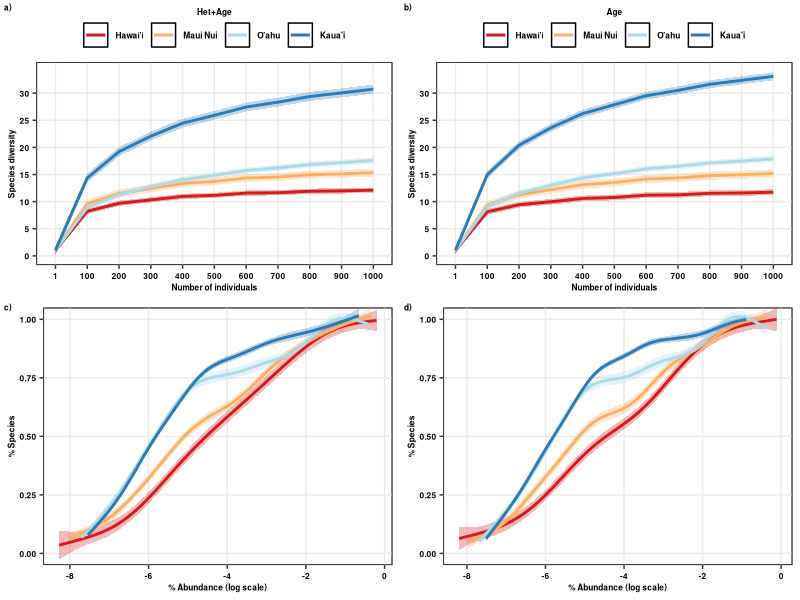

This chart was generated by the following R code:
###############
# All natives #
# 9 plots #####
###############

require(tidyr)
require(dplyr)
require(ggplot2)
require(grid)
require(reshape2)
library(rms)

##################
# Scenario 2 #####
##################

SACs_2<-read.csv("Cleaned_Data/Scen2_Natives_9plots_SACs_GAMMestimates.csv")

RAD_2<-read.csv("Cleaned_Data/Scen2_Natives_9plots_RAD_GAMMestimates.csv")

##################
# Scenario 3 #####
##################

SACs_3<-read.csv("Cleaned_Data/Scen3_Natives_9plots_SACs_GAMMestimates.csv")

RAD_3<-read.csv("Cleaned_Data/Scen3_Natives_9plots_RAD_GAMMestimates.csv")

##################
# SACs ###########
##################

#Scenario 2

SACs_2$m<-as.factor(SACs_2$m)

SACs_2$geo_entity2<-as.character(SACs_2$geo_entity2)
SACs_2$geo_entity2<-ifelse(SACs_2$geo_entity2=="Hawai'i Island","Hawai'i",SACs_2$geo_entity2)
SACs_2$geo_entity2<-ifelse(SACs_2$geo_entity2=="Kaua'i Island","Kaua'i",SACs_2$geo_entity2)
SACs_2$geo_entity2<-ifelse(SACs_2$geo_entity2=="O'ahu Island","O'ahu",SACs_2$geo_entity2)
SACs_2$geo_entity2<-as.factor(SACs_2$geo_entity2)

SACs_2$geo_entity2<-as.factor(SACs_2$geo_entity2)
SACs_2$geo_entity2<-factor(SACs_2$geo_entity2,levels=c("Hawai'i","Maui Nui","O'ahu","Kaua'i"))

SACs_22<-ggplot(SACs_2,aes(x=m,y=fit,group=geo_entity2,color=geo_entity2))+ 
  #geom_point(position = position_jitter(w = 0.02, h = 0),size=0.5,alpha=0.2)+
  geom_ribbon(data=SACs_2,aes(ymin=lwrS,ymax=uprS,fill=geo_entity2), alpha = 0.3,colour="transparent")+
  geom_line(data=SACs_2,aes(x=m,y=fit,group=geo_entity2,color=geo_entity2),size=1)+
  #geom_smooth(data=SACs_2,aes(x=m,y=qD_pred,group=geo_entity2,color=geo_entity2),size=1,se=FALSE,method="gam",formula=y~s(x))+
  scale_y_continuous(breaks=c(0,5, 10, 15, 20,25,30))+
  scale_colour_manual(values=c("#d7191c","#fdae61","#abd9e9","#2c7bb6"))+
  scale_fill_manual(values=c("#d7191c","#fdae61","#abd9e9","#2c7bb6"))+
  coord_cartesian(ylim=c(0,34))+
  
  ylab("Species diversity")+xlab("Number of individuals")+
  guides(colour=guide_legend(title="Het+Age",title.position = "top"),fill="none")+
  
  theme_bw()+theme(legend.position="top", axis.title.y=element_text(colour="black",face="bold",size=6),
                   axis.title.x=element_text(colour="black",face="bold",size=6),
                   axis.text.x=element_text(colour=c("black"),face="bold",size=6),
                   axis.text.y=element_text(colour=c("black"),face="bold",size=6),
                   legend.text=element_text(colour=c("black"),face="bold",size=6),
                   legend.title = element_text(colour=c("black"),face="bold",size=6),
                   legend.title.align = 0.5,
                   legend.margin =margin(t=0, r=0, b=0, l=0, unit="cm"),
                   panel.background =element_rect(fill="transparent",colour="black"),panel.grid.minor=element_blank())


#Scenario 3

SACs_3$m<-as.factor(SACs_3$m)

SACs_3$geo_entity2<-as.character(SACs_3$geo_entity2)
SACs_3$geo_entity2<-ifelse(SACs_3$geo_entity2=="Hawai'i Island","Hawai'i",SACs_3$geo_entity2)
SACs_3$geo_entity2<-ifelse(SACs_3$geo_entity2=="Kaua'i Island","Kaua'i",SACs_3$geo_entity2)
SACs_3$geo_entity2<-ifelse(SACs_3$geo_entity2=="O'ahu Island","O'ahu",SACs_3$geo_entity2)
SACs_3$geo_entity2<-as.factor(SACs_3$geo_entity2)

SACs_3$geo_entity2<-as.factor(SACs_3$geo_entity2)
SACs_3$geo_entity2<-factor(SACs_3$geo_entity2,levels=c("Hawai'i","Maui Nui","O'ahu","Kaua'i"))


SACs_33<-ggplot(SACs_3,aes(x=m,y=qD,group=geo_entity2,color=geo_entity2))+ 
  geom_ribbon(data=SACs_3,aes(ymin=lwrS,ymax=uprS,fill=geo_entity2), alpha = 0.3,colour="transparent")+
  geom_line(data=SACs_3,aes(x=m,y=fit,group=geo_entity2,color=geo_entity2),size=1)+
  #geom_smooth(data=SACs_2,aes(x=m,y=qD_pred,group=geo_entity2,color=geo_entity2),size=1,se=FALSE,method="gam",formula=y~s(x))+
  scale_y_continuous(breaks=c(0,5, 10, 15, 20,25,30))+
  scale_colour_manual(values=c("#d7191c","#fdae61","#abd9e9","#2c7bb6"))+
  scale_fill_manual(values=c("#d7191c","#fdae61","#abd9e9","#2c7bb6"))+
  ylab("Species diversity")+xlab("Number of individuals")+
  #scale_color_npg()+
  coord_cartesian(ylim=c(0,34))+
  guides(colour=guide_legend(title="Age",title.position = "top"), fill="none")+
  theme_bw()+theme(legend.position="top", axis.title.y=element_text(colour="black",face="bold",size=6),
                   axis.title.x=element_text(colour="black",face="bold",size=6),
                   axis.text.x=element_text(colour=c("black"),face="bold",size=6),
                   axis.text.y=element_text(colour=c("black"),face="bold",size=6),
                   legend.text=element_text(colour=c("black"),face="bold",size=6),
                   legend.title = element_text(colour=c("black"),face="bold",size=6),
                   legend.title.align = 0.5,
                   legend.margin =margin(t=0, r=0, b=0, l=0, unit="cm"),
                   panel.background =element_rect(fill="transparent",colour="black"),panel.grid.minor=element_blank())

##################
# RADs ###########
##################


#Scenario 2

RAD_2$geo_entity2<-as.character(RAD_2$geo_entity2)
RAD_2$geo_entity2<-ifelse(RAD_2$geo_entity2=="Hawai'i Island","Hawai'i",RAD_2$geo_entity2)
RAD_2$geo_entity2<-ifelse(RAD_2$geo_entity2=="Kaua'i Island","Kaua'i",RAD_2$geo_entity2)
RAD_2$geo_entity2<-ifelse(RAD_2$geo_entity2=="O'ahu Island","O'ahu",RAD_2$geo_entity2)
RAD_2$geo_entity2<-as.factor(RAD_2$geo_entity2)

RAD_2$geo_entity2<-as.factor(RAD_2$geo_entity2)
RAD_2$geo_entity2<-factor(RAD_2$geo_entity2,levels=c("Hawai'i","Maui Nui","O'ahu","Kaua'i"))


raDs_2<-ggplot(RAD_2,aes(y=fit,x=log(RelAbund),group=geo_entity2,color=geo_entity2))+ 
  geom_ribbon(data=RAD_2,aes(ymin=lwrS,ymax=uprS,fill=geo_entity2), alpha = 0.3,colour="transparent")+
  geom_line(data=RAD_2,aes(x=log(RelAbund),y=fit,group=geo_entity2,color=geo_entity2),size=1)+
  # geom_point(position = position_jitter(w = 0, h = 0.02),size=0.5,alpha=0.1)+
  # geom_smooth(data=RAD_2, aes(y=RankN_pred,x=log(RelAbund), group=geo_entity2, color=geo_entity2),method="gam", formula=y~s(x),size=1,se=FALSE)+
  scale_colour_manual(values=c("#d7191c","#fdae61","#abd9e9","#2c7bb6"))+
  scale_fill_manual(values=c("#d7191c","#fdae61","#abd9e9","#2c7bb6"))+
  coord_cartesian(ylim=c(0,1))+
  ylab("% Species")+xlab("% Abundance (log scale)")+
  #scale_color_npg()+
  guides(colour=guide_legend(title=""),fill="none")+
  theme_bw()+theme(axis.title.x=element_text(colour="black",face="bold",size=6),
                   axis.title.y=element_text(colour="black",face="bold",size=6),
                   axis.text.x=element_text(colour=c("black"),face="bold",size=6),
                   axis.text.y=element_text(colour=c("black"),face="bold",size=6),
                   legend.text=element_text(colour="black",face="bold",size=6),
                   legend.title.align = 0,
                   legend.position=c("none"),
                   legend.title=element_text(colour="black",face="bold",size=6),
                   legend.key.size = unit(2.5, 'lines'),
                   panel.background =element_rect(fill="transparent",colour="black"),panel.grid.minor=element_blank())


#Scenario 3

RAD_3$geo_entity2<-as.character(RAD_3$geo_entity2)
RAD_3$geo_entity2<-ifelse(RAD_3$geo_entity2=="Hawai'i Island","Hawai'i",RAD_3$geo_entity2)
RAD_3$geo_entity2<-ifelse(RAD_3$geo_entity2=="Kaua'i Island","Kaua'i",RAD_3$geo_entity2)
RAD_3$geo_entity2<-ifelse(RAD_3$geo_entity2=="O'ahu Island","O'ahu",RAD_3$geo_entity2)
RAD_3$geo_entity2<-as.factor(RAD_3$geo_entity2)

RAD_3$geo_entity2<-as.factor(RAD_3$geo_entity2)
RAD_3$geo_entity2<-factor(RAD_3$geo_entity2,levels=c("Hawai'i","Maui Nui","O'ahu","Kaua'i"))

raDs_3<-ggplot(RAD_3,aes(y=fit,x=log(RelAbund),group=geo_entity2,color=geo_entity2))+ 
  geom_ribbon(data=RAD_3,aes(ymin=lwrS,ymax=uprS,fill=geo_entity2), alpha = 0.3,colour="transparent")+
  geom_line(data=RAD_3,aes(x=log(RelAbund),y=fit,group=geo_entity2,color=geo_entity2),size=1)+
  # geom_point(position = position_jitter(w = 0, h = 0.02),size=0.5,alpha=0.1)+
  # geom_smooth(data=RAD_3, aes(y=RankN_pred,x=log(RelAbund), group=geo_entity2, color=geo_entity2),method="gam", formula=y~s(x),size=1,se=FALSE)+
  scale_colour_manual(values=c("#d7191c","#fdae61","#abd9e9","#2c7bb6"))+
  scale_fill_manual(values=c("#d7191c","#fdae61","#abd9e9","#2c7bb6"))+
  
  coord_cartesian(ylim=c(0,1))+
  guides(colour=guide_legend(title=""),fill="none")+
  ylab("% Species")+xlab("% Abundance (log scale)")+
  #scale_color_npg()+
  guides(colour=guide_legend(title=""))+
  theme_bw()+theme(axis.title.x=element_text(colour="black",face="bold",size=6),
                   axis.title.y=element_text(colour="black",face="bold",size=6),
                   axis.text.x=element_text(colour=c("black"),face="bold",size=6),
                   axis.text.y=element_text(colour=c("black"),face="bold",size=6),
                   legend.text=element_text(colour="black",face="bold",size=6),
                   legend.title.align = 0,
                   legend.position=c("none"),
                   legend.title=element_text(colour="black",face="bold",size=6),
                   legend.key.size = unit(2.5, 'lines'),
                   panel.background =element_rect(fill="transparent",colour="black"),panel.grid.minor=element_blank())

############
# merge ####
############

require(cowplot)

# just SACs & RADs

togg2<-plot_grid(SACs_22,SACs_33,raDs_2,raDs_3,
                 labels=c("a)","b)","c)","d)"),label_size = 6,
                 ncol=2)

png(filename="Figures/SACs_RADs_Natives_9plots_Fig3.png", 
    units="in", 
    width=8, 
    height=6, 
    pointsize=2, 
    res=400)

togg2

dev.off()
